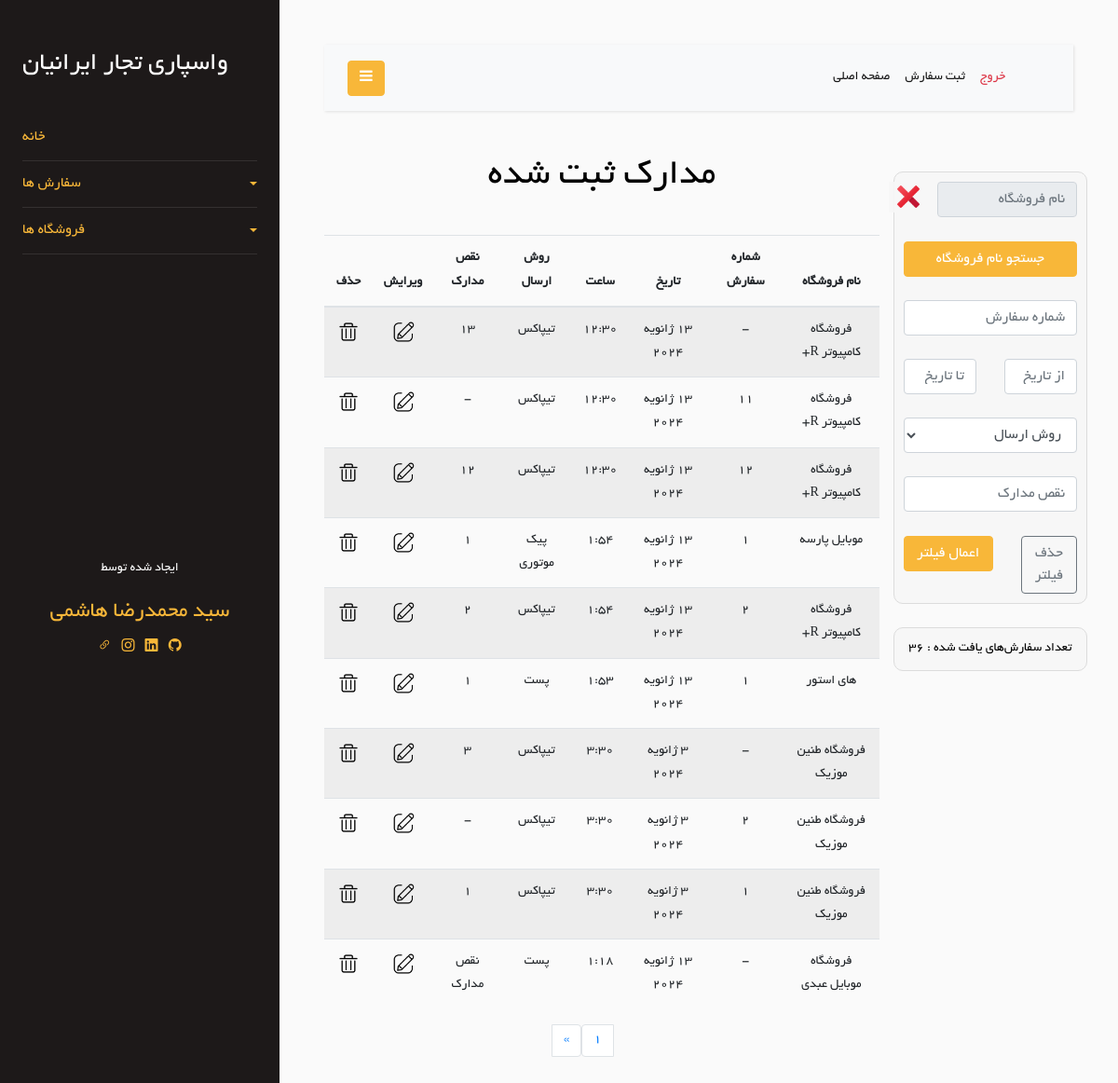
The app's page /Order/show-orders (signed in), older data.
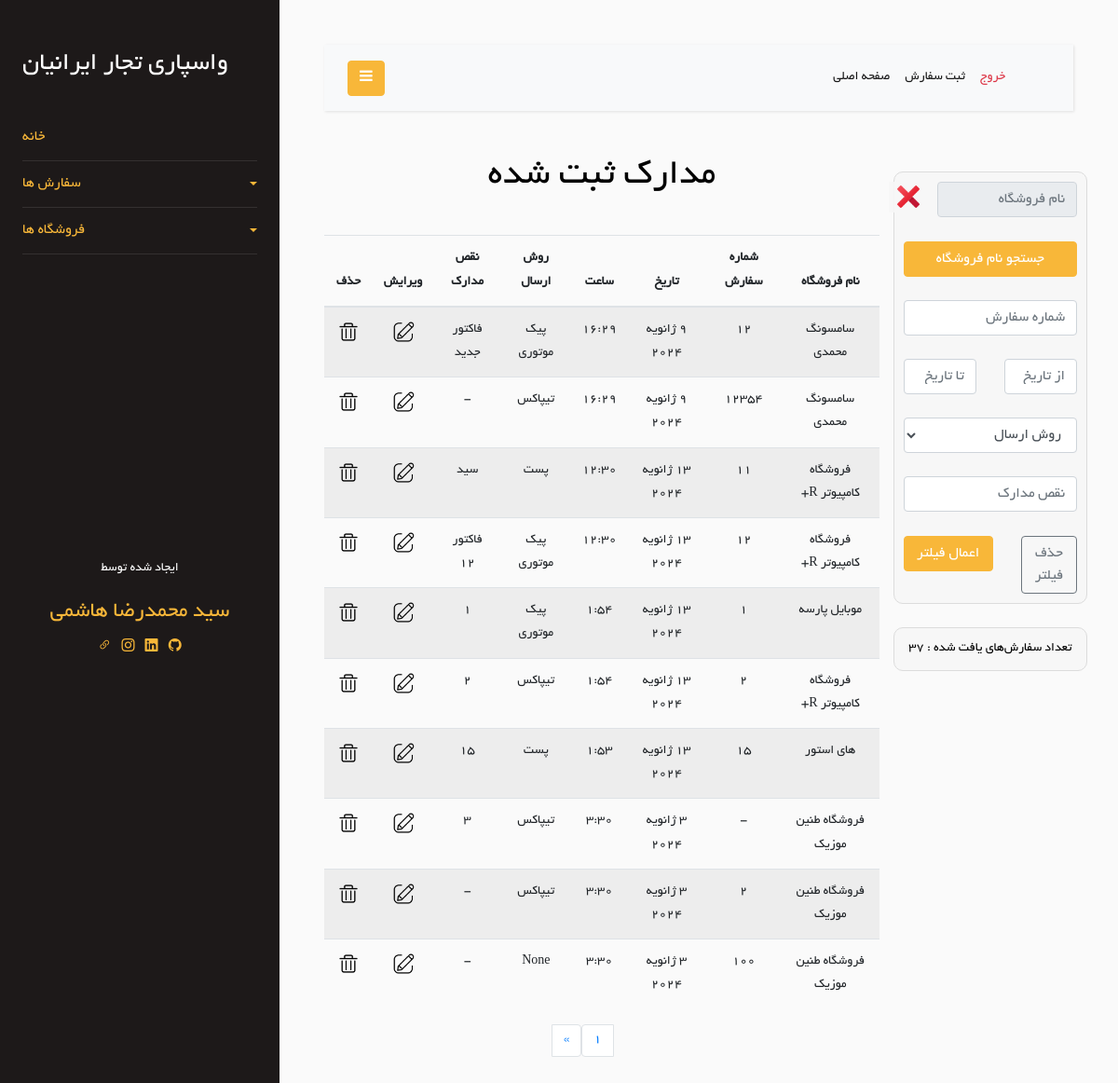
The same page, newer data.
### Order/models.py (models this page shows)
class Order(models.Model):
    store = models.ForeignKey(Store, on_delete=models.CASCADE)
    order_number = models.TextField(blank=True, null=True)
    shipping_method = models.ForeignKey(ShippingMethod, on_delete=models.CASCADE, null=True, blank=True)
    date = models.DateField(null=True, blank=True)
    time = models.TimeField(null=True, blank=True)
    document_defects = models.CharField(max_length=200, blank=True, null=True)
    is_delete = models.BooleanField(default=False)
    class Meta:
        verbose_name = "Order"

class ShippingMethod(models.Model):
    en_name = models.CharField(max_length=20)
    fa_name = models.CharField(max_length=20)
    def __str__(self):
        return self.fa_name
    class Meta:
        verbose_name = "Shipping Method"
    class Meta:
        verbose_name = 'Shipping Method'

### Store/models.py (models this page shows, shortened)
class Store(models.Model):
    store_name = models.CharField(max_length=100)
    is_active = models.BooleanField(default=True)
    is_delete = models.BooleanField(default=False)
    class Meta:
        db_table = 'Store'

### Order/views.py (the view)
# urls.py: path('show-orders', views.show_order, name='show-orders'),
@login_required
def show_order(request):
    is_filter = False
    orders = Order.objects.filter(is_delete=False).order_by('-id')
    orders_len = len(orders)
    stores = Store.objects.all()
    filter_order = filterOrderForm(request.POST)
    per_page = 10
    paginator = Paginator(orders, per_page)
    page = request.GET.get('page')
    try:
        orders = paginator.page(page)
    except PageNotAnInteger:
        orders = paginator.page(1)
    except EmptyPage:
        orders = paginator.page(paginator.num_pages)
    context = {
        'orders': orders,
        'FilterOrderForm': filter_order,
        'stores': stores,
        'is_filter': is_filter,
        'orders_len': orders_len,
    }
    return render(request, 'Order/show-orders.html', context)

### Order/templates/Order/show-orders.html (shortened to what this page needs)
{% extends 'base/layout.html' %}
{% load static %}
{% load jformat %}
{% block header-link %}
    <link rel="stylesheet" href="{% static 'css/Order/show-orders.css' %}"/>
{% endblock %}
{% block mian %}
    <div class="row">
        <div class="col-md-3 text-center">
            <br/>
            <div class="row">
                <div class="col-12 action_box">
                    <form method="post" action="{% url 'filter_orders' %}">
                        <div class="row">
                            <div class="col-10">
                                <input type="text" placeholder="نام فروشگاه" class="form-control" readonly
                                       id="fake_store_id_input" required>
                            </div>
                            <div class="col-2">
                                <button type="button" onclick="remove_from_input()" id="remove-btn">
                                    <img id="remove-icon" src="{% static 'icon/icons8-delete-48.png' %}">
                                </button>
                            </div>
                        </div>
                        <br/>
                        <div class="row">
                            <div class="col-12">
                                <button type="button" onclick="show_stores()" class="btn btn-primary" id="search-btn"
                                        style="width: 100%">
                                    جستجو نام فروشگاه
                                </button>
                            </div>
                        </div>
                        <br/>
                        <div class="row">
                            <div class="col-12">
                                {{ FilterOrderForm.order_number }}
                            </div>
                        </div>
                        <br/>
                        <div class="row">
                            <div class="col-6">
                                {{ FilterOrderForm.from_date }}
                            </div>
                            <div class="col-6">
                                {{ FilterOrderForm.to_date }}
                            </div>
                        </div>
                        <br/>
                        <div class="row">
                            <div class="col-12">
                                {{ FilterOrderForm.shipping_method }}
                            </div>
                        </div>
                        <br/>
                        <div class="row">
                            <div class="col-12">
                                {{ FilterOrderForm.document_defects }}
                            </div>
                        </div>
                        <br/>
                        <div class="row">
                            <div class="col-5">
                                <a class="btn btn-outline-secondary" href="{% url 'show-orders' %}" style="width: 100%">حذف
                                    فیلتر</a>
                            </div>
                            <div class="col-7">
                                <button class="btn btn-primary" type="submit" style="width: 100%">اعمال فیلتر</button>
                            </div>
                        </div>
                    </form>
                </div>
            </div>
            <br/>
            <div class="row">
                <div class="col-12 action_box">
                    <p style="margin: 0; color: black">تعداد سفارش‌های یافت شده : {{ orders_len }}</p>
                </div>
            </div>
            <br/>
            <br/>
        </div>
        <div class="col-md-9 text-center">
            <h1>مدارک ثبت شده{% if is_filter %} (فیلتر شده) {% endif %}</h1>
            <br/>
            <div class="row">
                <div class="col-12">
                    <div class="table-responsive">
                        <table class="table table-striped">
                            <thead>
                            <tr>
                                <th>نام فروشگاه</th>
                                <th>شماره سفارش</th>
                                <th>تاریخ</th>
                                <th>ساعت</th>
                                <th>روش ارسال</th>
                                <th>نقص مدارک</th>
                                <th>ویرایش</th>
                                <th>حذف</th>
                            </tr>
                            </thead>
                            <tbody>
                            {% for order in orders %}
                                <tr>
                                    <td>{{ order.store.store_name }}</td>
                                    {% if order.order_number %}
                                        <td>{{ order.order_number }}</td>
                                    {% else %}
                                        <td>-</td>
                                    {% endif %}
                                    <td>
                                        {{ order.date|jformat:"%d / %m / %Y" }}
                                    </td>
                                    <td>{{ order.time }}</td>
                                    <td>{{ order.shipping_method }}</td>
                                    {% if order.document_defects %}
                                        <td>{{ order.document_defects }}</td>
                                    {% else %}
                                        <td>-</td>
                                    {% endif %}
                                    <td>
                                        <a href="{% url 'update_order' order_id=order.id %}">
                                            <img class="icon" src="{% static 'Order/image/edit-icon.png' %}"/>
                                        </a>
                                    </td>
                                    <td>
                                        <a href="{% url 'delete_order' order_id=order.id %}" onclick="confirmDelete(event)">
                                            <img class="icon" src="{% static 'Order/image/delete-icon.png' %}"/>
                                        </a>
                                    </td>
                                </tr>
                            {% endfor %}
                            </tbody>
                        </table>
                    </div>
                </div>
            </div>
            {% if not is_filter %}
                <div class="row ">
                    <div class="col-4"></div>
                    <div class="col-4">
                        <nav aria-label="Page navigation example">
                            <ul class="pagination justify-content-center">
                                <li class="page-item"><a class="page-link active" href="#">{{ orders.number }}</a></li>
                                {% if orders.has_next %}
                                    <li class="page-item">
                                        <a class="page-link" href="?page={{ orders.next_page_number }}"
                                           aria-label="Next">
                                            <span aria-hidden="true">&raquo;</span>
                                        </a>
                                    </li>
                                {% endif %}
                            </ul>
                        </nav>
                    </div>
                    <div class="col-4"></div>
                </div>
            {% endif %}
        </div>
    </div>
{% endblock %}

### templates/base/layout.html (shortened to what this page needs)
<!doctype html>
{% load static %}
<html lang="en">
<head>
    <link rel="stylesheet" href="https://stackpath.bootstrapcdn.com/font-awesome/4.7.0/css/font-awesome.min.css">
    <link href="https://cdn.jsdelivr.net/npm/bootstrap-icons@1.8.1/font/bootstrap-icons.css" rel="stylesheet"/>
    <link rel="stylesheet" href="{% static 'css/base/style.css' %}">
    <link rel="stylesheet" href="{% static 'JalaliDatePicker/jalalidatepicker.min.css' %}">
    {% block header-link %}{% endblock %}
</head>
<body>
<div class="wrapper d-flex align-items-stretch">
    <nav id="sidebar">
        <div class="p-4 pt-5">
            <div class="row">
                <div class="col-12">
                    <h3 class="text-white">واسپاری تجار ایرانیان</h3>
                </div>
            </div>
            <br/>
            <ul class="list-unstyled components mb-5">
                <li class="active">
                    <a href="{% url 'home' %}">خانه</a>
                </li>
                <li class="active">
                    <a href="#homeSubmenu" data-toggle="collapse" aria-expanded="false" class="dropdown-toggle">سفارش
                        ها</a>
                </li>
                <li class="active">
                    <a href="#pageSubmenu" data-toggle="collapse" aria-expanded="false" class="dropdown-toggle">فروشگاه
                        ها</a>
                </li>
            </ul>
            <br/>
            <br/>
            <br/>
            <br/>
            <br/>
            <br/>
            <br/>
            <br/>
            <br/>
            <br/>
            <br/>
            <div class="footer text-center">
                <p style="color: white">ایجاد شده توسط</p>
                <a href="https://www.mrmrprogrammer.ir" target="_blank">
                    <h4 style="color: #f8b739">سید محمدرضا هاشمی</h4>
                </a>
                <div class="col-auto">
                    <a class="text-gradient" target="_blank" href="https://www.mrmrprogrammer.ir"><i
                            class="bi bi-link-45deg"></i></a>
                    <a class="text-gradient" target="_blank" href="https://www.instagram.com/mrmrprogrammer/"><i
                            class="bi bi-instagram"></i></a>
                    <a class="text-gradient" target="_blank"
                       href="https://www.linkedin.com/public-profile/settings?trk=d_flagship3_profile_self_view_public_profile"><i
                            class="bi bi-linkedin"></i></a>
                    <a class="text-gradient" target="_blank" href="https://github.com/MrMrProgrammer"><i
                            class="bi bi-github"></i></a>
                </div>
            </div>
        </div>
    </nav>
    <div id="content" class="p-4 p-md-5">
        <nav class="navbar navbar-expand-lg navbar-light bg-light">
            <div class="container-fluid">
                <button type="button" id="sidebarCollapse" class="btn btn-primary">
                    <i class="fa fa-bars"></i>
                </button>
                <div class="collapse navbar-collapse" id="navbarSupportedContent" style="direction: rtl">
                    <ul class="nav navbar-nav ml-auto">
                        <li class="nav-item active">
                            <a class="nav-link text-danger" href="{% url 'logout' %}">خروج</a>
                        </li>
                        <li class="nav-item active">
                            <a class="nav-link" href="{% url 'add-order' %}">ثبت سفارش</a>
                        </li>
                        <li class="nav-item active">
                            <a class="nav-link" href="{% url 'home' %}">صفحه اصلی</a>
                        </li>
                    </ul>
                </div>
            </div>
        </nav>
        <div style="direction: rtl">{% block mian %}{% endblock %}</div>
    </div>
</div>
</body>
</html>

### Order/static/css/Order/show-orders.css (style rules this page uses)
.action_box { background-color: rgba(248, 248, 248, 0.89); padding: 10px; border-radius: 10px; border:1px solid gainsboro ; }
.icon { width: 28px; }
#remove-btn { border: none; background-color: rgba(248, 248, 248, 0.89); margin-right: -20px; }
#remove-icon { width: 30px; }
form { direction: rtl; }

Row changes from the older to the newer data that the page shows:
no longer on this page (row edited): Order: store.store_name "فروشگاه کامپیوتر R+", date|jformat "13 ژانویه 2024", time "12:30", shipping_method "تیپاکس", document_defects "13"
no longer on this page (row unchanged): Order: store.store_name "فروشگاه موبایل عبدی", date|jformat "13 ژانویه 2024", time "1:18", shipping_method "پست", document_defects "نقص مدارک"
added Order: store.store_name "سامسونگ محمدی", order_number "12", date|jformat "9 ژانویه 2024", time "16:29", shipping_method "پیک موتوری", document_defects "فاکتور جدید"
added Order: store.store_name "سامسونگ محمدی", order_number "12354", date|jformat "9 ژانویه 2024", time "16:29", shipping_method "تیپاکس"
changed Order: shipping_method "تیپاکس" → "پست"; document_defects (not shown) → "سید"; no longer shows "-"
changed Order: shipping_method "تیپاکس" → "پیک موتوری"; document_defects "12" → "فاکتور ۱۲"
changed Order "های استور": order_number "1" → "15"; document_defects "1" → "15"
changed Order: order_number "1" → "100"; shipping_method "تیپاکس" → "None"; document_defects "1" → (not shown); now shows "-"
Text that changed along with them:
{{ orders_len }}: "36" → "37"
